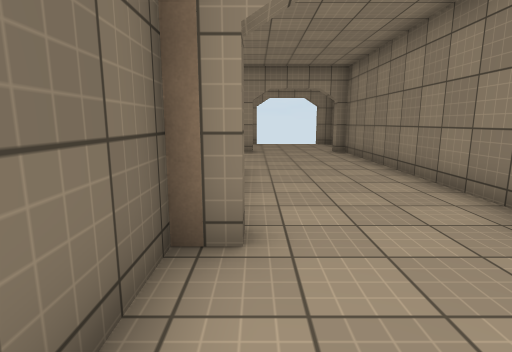
[1] (above)

12 first-person views from a walk through a scene from a Unity 3-D project. The camera is 1.4 m above the floor, tilts 10° down and sees 80° across. The floor is counted in squares, 1.2 m on a side. Each view is taken from the middle of a square. On the plan, view 1 faces up. The plan holds only what a view shows up to about 13 squares ahead; the rest is blank. The player is left out. Door leaves are left out, so doorways stand open. Surface patterns are stand-ins for the level's own textures.

[2]
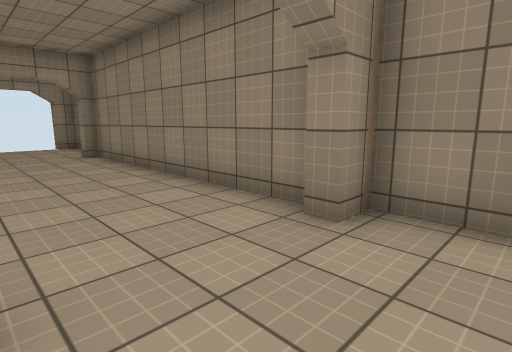

[3]
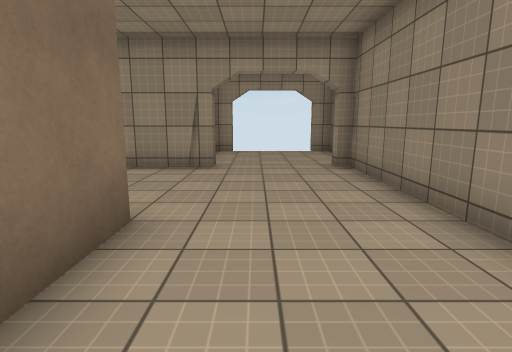

[4]
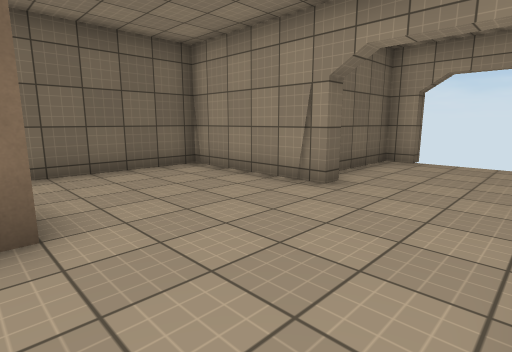

[5]
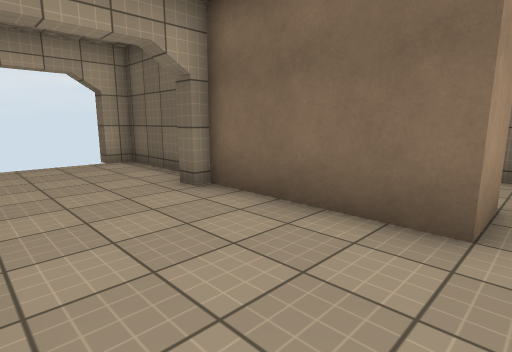

[6]
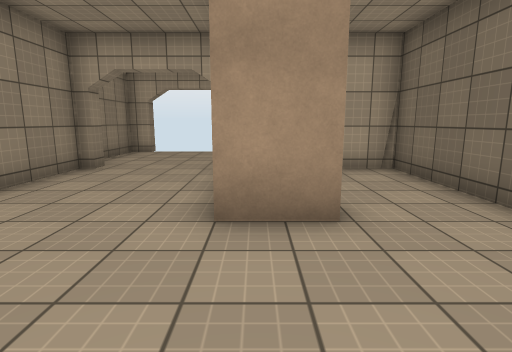

[7]
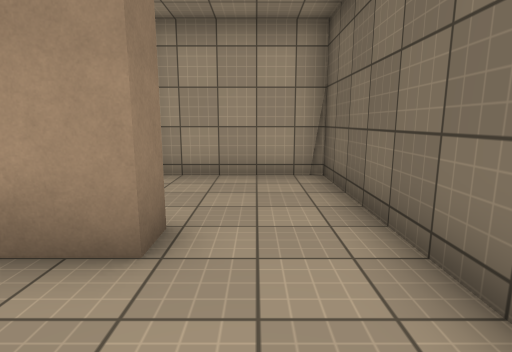

[8]
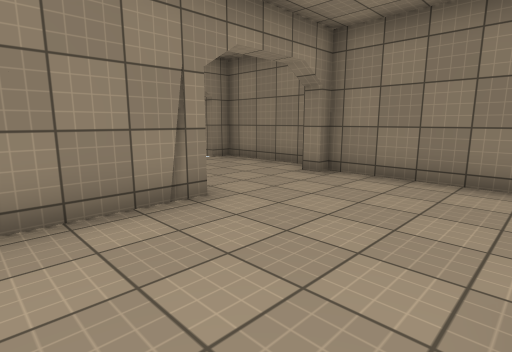

[9]
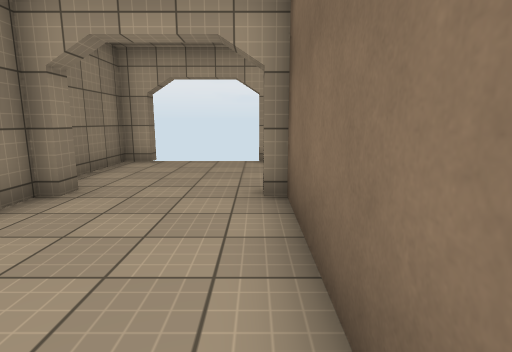

[10]
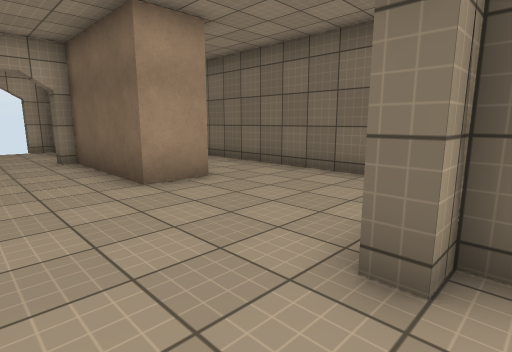

[11]
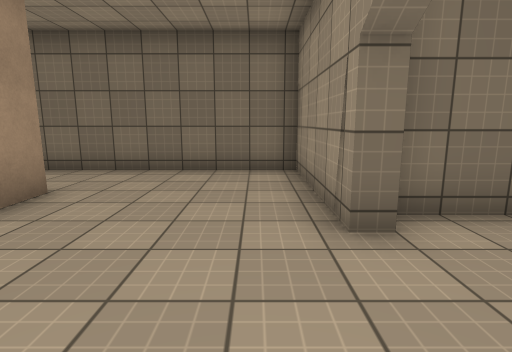

[12]
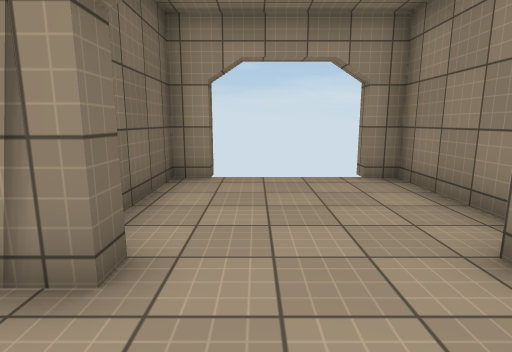

### Floor plan
Points are (right, up) in squares from view 1. A wall is a line through its corners. A room is listed if a view was taken in it or the views show most of it. See-through windows are left out.
Room 1 (views 1, 2)
walls: (-0.1, 2.7) (-0.8, 2.7) (-0.8, -1.1) (-0.1, -1.1); (3.1, -1.1) (3.9, -1.1) (3.9, 2.7) (3.1, 2.7)
ways out: open door at (1.5, 3) to room 2; open door at (1.3, -1.4)
Room 2 (views 3, 4, 5, 6, 7, 8, 9, 11, 12)
walls: (-2, 6.8) (-2, 7.5) (-0.5, 7.5) (-0.5, 3.3); (-0.1, 12) (-4.5, 12) (-4.5, 3.3) (-0.1, 3.3); (3.1, 3.3) (3.5, 3.3) (3.5, 12) (3.1, 12)
ways out: open door at (1.5, 3) to room 1; open door at (1.5, 12) to room 3
Room 3 (view 10)
walls: (3.9, 13.1) (3.9, 16.3) (3.3, 16.3); (0, 16.9) (0, 16.3) (-0.8, 16.3) (-0.8, 12.5) (-0.1, 12.5)
ways out: open door at (1.5, 12) to room 2; open door at (1.7, 16.6)

Where each view was taken, in squares from view 1:
view 1: 0 up, 0 right, facing up
view 2: 1 up, 0 right, facing up-right
view 3: 4 up, 1 right, facing up
view 4: 7 up, 3 right, facing up-left
view 5: 8 up, 3 right, facing down-left
view 6: 11 up, 1 left, facing down
view 7: 10 up, 3 left, facing down
view 8: 8 up, 3 left, facing up-right
view 9: 8 up, 0 right, facing down
view 10: 13 up, 2 right, facing down-left
view 11: 11 up, 3 right, facing left
view 12: 10 up, 1 right, facing up
